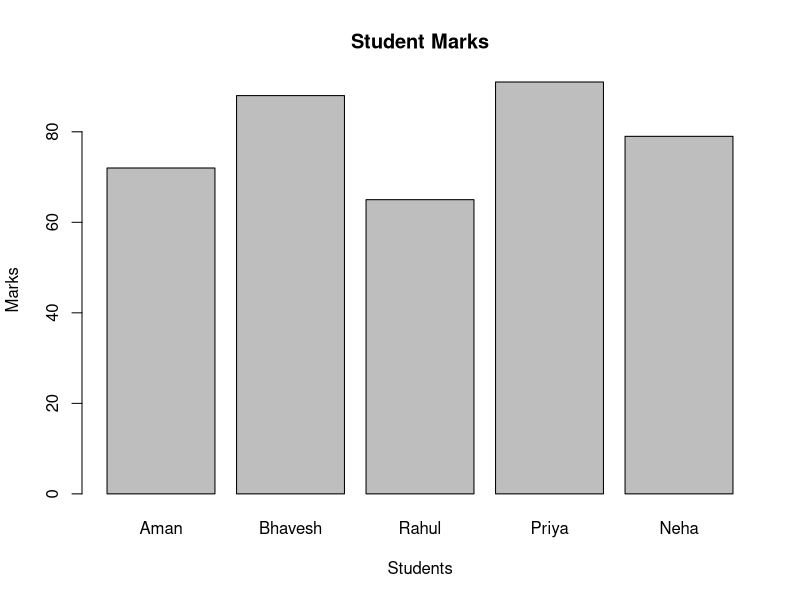

Here is the R script that generated this plot:
# 10. Basic Data Analysis + Plot
students <- data.frame(
  Name = c("Aman", "Bhavesh", "Rahul", "Priya", "Neha"),
  Marks = c(72, 88, 65, 91, 79),
  Attendance = c(80, 92, 75, 95, 85)
)

cat("Dataset:\n")
print(students)

cat("\nSummary:\n")
print(summary(students))

cat("\nHighest scorer:\n")
print(students[which.max(students$Marks), ])

students$Performance <- ifelse(
  students$Marks >= 80, "Excellent",
  ifelse(students$Marks >= 60, "Good", "Needs Improvement")
)

cat("\nWith performance category:\n")
print(students)

# Basic bar plot
barplot(
  students$Marks,
  names.arg = students$Name,
  main = "Student Marks",
  xlab = "Students",
  ylab = "Marks"
)
